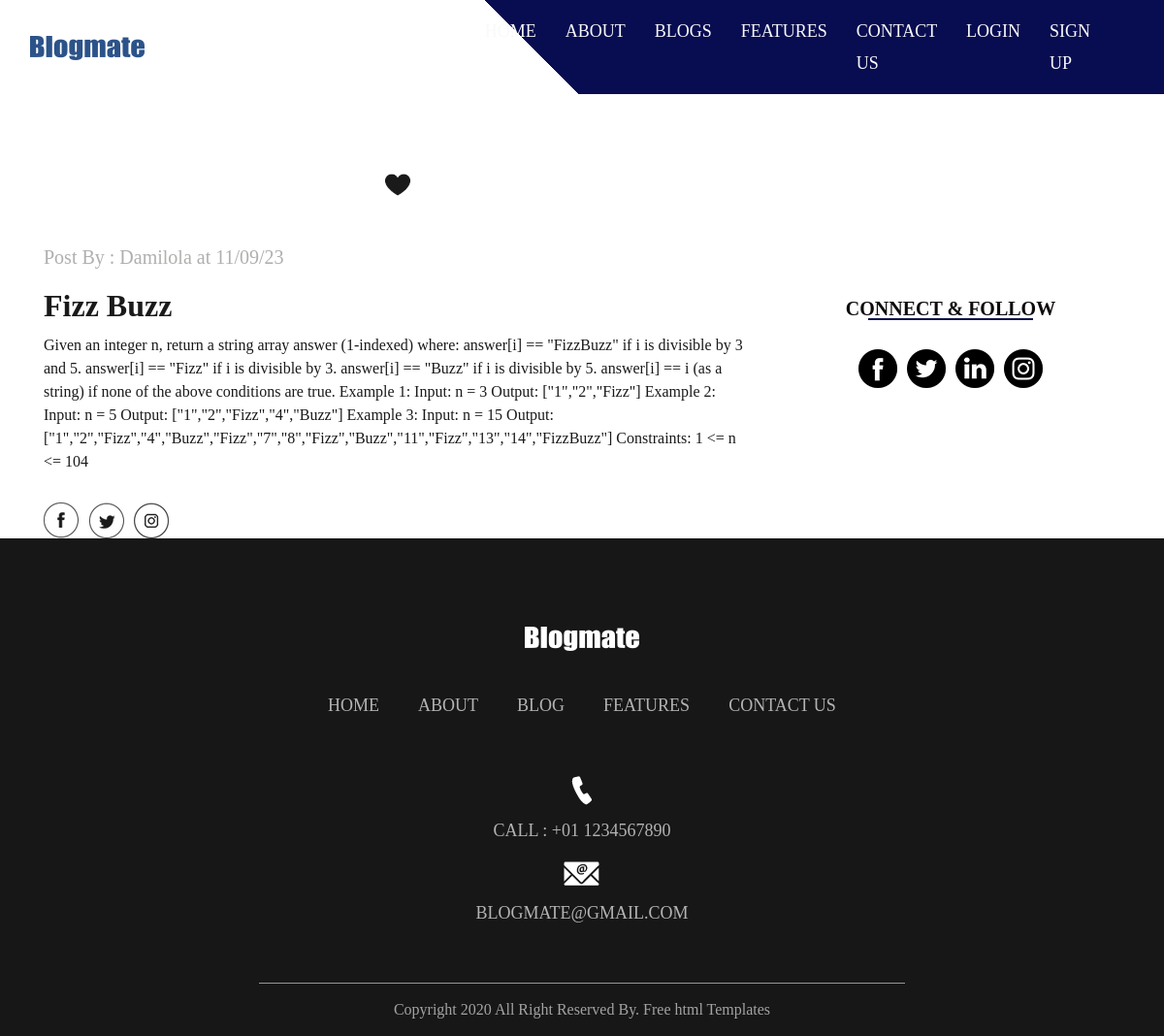
The page /viewblog/1 on the database its author committed.
### blog/models.py (models this page shows, shortened)
class Blog(db.Model):
    id = db.Column(db.Integer(),primary_key = True)
    topic = db.Column(db.String(),nullable = False)
    placeholder = db.Column(db.String(length = 30),nullable = False)
    content = db.Column(db.String(),nullable = False)
    date = db.Column(db.String(),nullable = False)
    time = db.Column(db.String(),nullable = False)
    owner = db.Column(db.Integer(),db.ForeignKey("user.id"))

class User(db.Model,UserMixin):
    id = db.Column(db.Integer(), primary_key = True)
    name = db.Column(db.String(),nullable = False, unique = True)
    email_address = db.Column(db.String(),nullable = False, unique = True)
    password_hash = db.Column(db.String(),nullable = False,unique = True)
    blogs = db.relationship("Blog",backref = "owned_user",lazy = True)
    @property
    def password(self):
        return self.password

### blog/routes.py (the view)
@app.route('/viewblog/<int:id>')
def viewblog(id):
    blog = Blog.query.get_or_404(id)
    user = User()
    return render_template('viewblog.html',blog = blog,user = user)

### blog/templates/viewblog.html (shortened to what this page needs)
{% extends 'base.html' %}
{% block content %}
      <div class="about_section layout_padding">
         <div class="container">
            <div class="row">
               <div class="col-lg-8 col-sm-12">
                  <div class="like_icon"><img src="{{ url_for('static',filename = "images/like-icon.png" ) }}"></div>
                  <p class="post_text">Post By : {{user.query.filter_by(id = blog.owner).first().name}} at {{blog.date}}</p>
                  <h2 class="most_text">{{ blog.topic }}</h2>
                  <p class="lorem_text">{{ blog.content }}</p>
                  <div class="social_icon_main">
                     <div class="social_icon">
                        <ul>
                           <li><a href="#"><img src="{{ url_for('static',filename = "images/fb-icon.png" ) }}"></a></li>
                           <li><a href="#"><img src="{{ url_for('static',filename = "images/twitter-icon.png" ) }}"></a></li>
                           <li><a href="#"><img src="{{ url_for('static',filename = "images/instagram-icon.png" ) }}"></a></li>
                        </ul>
                     </div>
                  </div>
               </div>
               <div class="col-lg-4 col-sm-12">
                  <div class="about_main">
                     <h1 class="follow_text">CONNECT & FOLLOW</h1>
                     <div class="follow_icon">
                        <ul>
                           <li><a href="#"><img src="{{ url_for('static',filename = "images/fb-icon-1.png" ) }}"></a></li>
                           <li><a href="#"><img src="{{ url_for('static',filename = "images/twitter-icon-1.png" ) }}"></a></li>
                           <li><a href="#"><img src="{{ url_for('static',filename = "images/linkedin-icon-1.png" ) }}"></a></li>
                           <li><a href="#"><img src="{{ url_for('static',filename = "images/instagram-icon-1.png" ) }}"></a></li>
                        </ul>
                     </div>
                  </div>
               </div>
            </div>
         </div>
      </div>
      {% endblock %}

### blog/static/css/style.css (style rules this page uses)
* { box-sizing: border-box !important; transition: ease all 0.5s; }
html { scroll-behavior: smooth; }
a { color: #1f1f1f; text-decoration: none !important; outline: none !important; -webkit-transition: all .3s ease-in-out; -moz-transition: all .3s ease-in-out; -ms-transition: all .3s ease-in-out; -o-transition: all .3s ease-in-out; transition: all .3s ease-in-out; }
h1, h2, h3, h4, h5, h6 { letter-spacing: 0; font-weight: normal; position: relative; padding: 0 0 10px 0; font-weight: normal; line-height: normal; color: #111111; margin: 0 }
h1 { font-size: 24px }
h2 { font-size: 22px }
*, *::after, *::before { -webkit-box-sizing: border-box; -moz-box-sizing: border-box; box-sizing: border-box; }
ul, li, ol { margin: 0px; padding: 0px; list-style: none; }
p { margin: 20px; font-weight: 300; font-size: 15px; line-height: 24px; }
a { color: #222222; text-decoration: none; outline: none !important; }
a, .btn { text-decoration: none !important; outline: none !important; -webkit-transition: all .3s ease-in-out; -moz-transition: all .3s ease-in-out; -ms-transition: all .3s ease-in-out; -o-transition: all .3s ease-in-out; transition: all .3s ease-in-out; }
img { max-width: 100%; height: auto; }
.layout_padding { padding-top: 90px; padding-bottom: 0px; }
.about_section { width: 100%; float: left; padding-top: 90px; }
.like_icon { width: 100%; float: left; text-align: center; position: relative; bottom: 30px; }
.post_text { width: 100%; float: left; font-size: 20px; color: #afafae; margin: 0px; }
.most_text { width: 100%; float: left; font-size: 32px; color: #1a1a1a; padding-top: 20px; font-weight: bold; }
.lorem_text { width: 100%; float: left; font-size: 16px; color: #1a1a1a; margin: 0px; }
.social_icon_main { width: 100%; display: flex; }
.social_icon { width: 100%; float: left; padding-top: 30px; }
.social_icon ul { margin: 0px; padding: 0px; }
.social_icon li { float: left; padding-right: 10px; }
.about_main { width: 100%; float: left; padding-top: 120px; }
.follow_text { width: 100%; margin: 0 auto; text-align: center; font-size: 20px; font-weight: bold; color: #0e0a0d; text-transform: uppercase; }
.follow_text::after { content: ''; position: absolute; background-color: #0c1045; width: 170px; height: 2px; left: 0px; right: 0px; margin: 0 auto; bottom: 10px; }
.follow_icon { width: 100%; margin: 0 auto; padding-top: 20px; text-align: center; }
.follow_icon ul { margin: 0px; padding: 0px; display: inline-block; text-align: center; }
.follow_icon li { float: left; padding: 0px 5px; }

### rows shown on the page
Blog: query.filter_by "Damilola", date "11/09/23", topic "Fizz Buzz", content "Given an integer n, return a string array answer (1-indexed) where: answer[i] == \"FizzBuzz\" if i is divisible by 3 and 5. answer[i] == \"Fizz\" if i is divisible by 3. answer[i] == \"Buzz\" if i is divisible by 5. answer[i] == i (as a string) if none of the above conditions are true. Example 1: Input: n = 3 Output: [\"1\",\"2\",\"Fizz\"] Example 2: Input: n = 5 Output: [\"1\",\"2\",\"Fizz\",\"4\",\"Buzz\"] Example 3: Input: n = 15 Output: [\"1\",\"2\",\"Fizz\",\"4\",\"Buzz\",\"Fizz\",\"7\",\"8\",\"Fizz\",\"Buzz\",\"11\",\"Fizz\",\"13\",\"14\",\"FizzBuzz\"] Constraints: 1 <= n <= 104"
